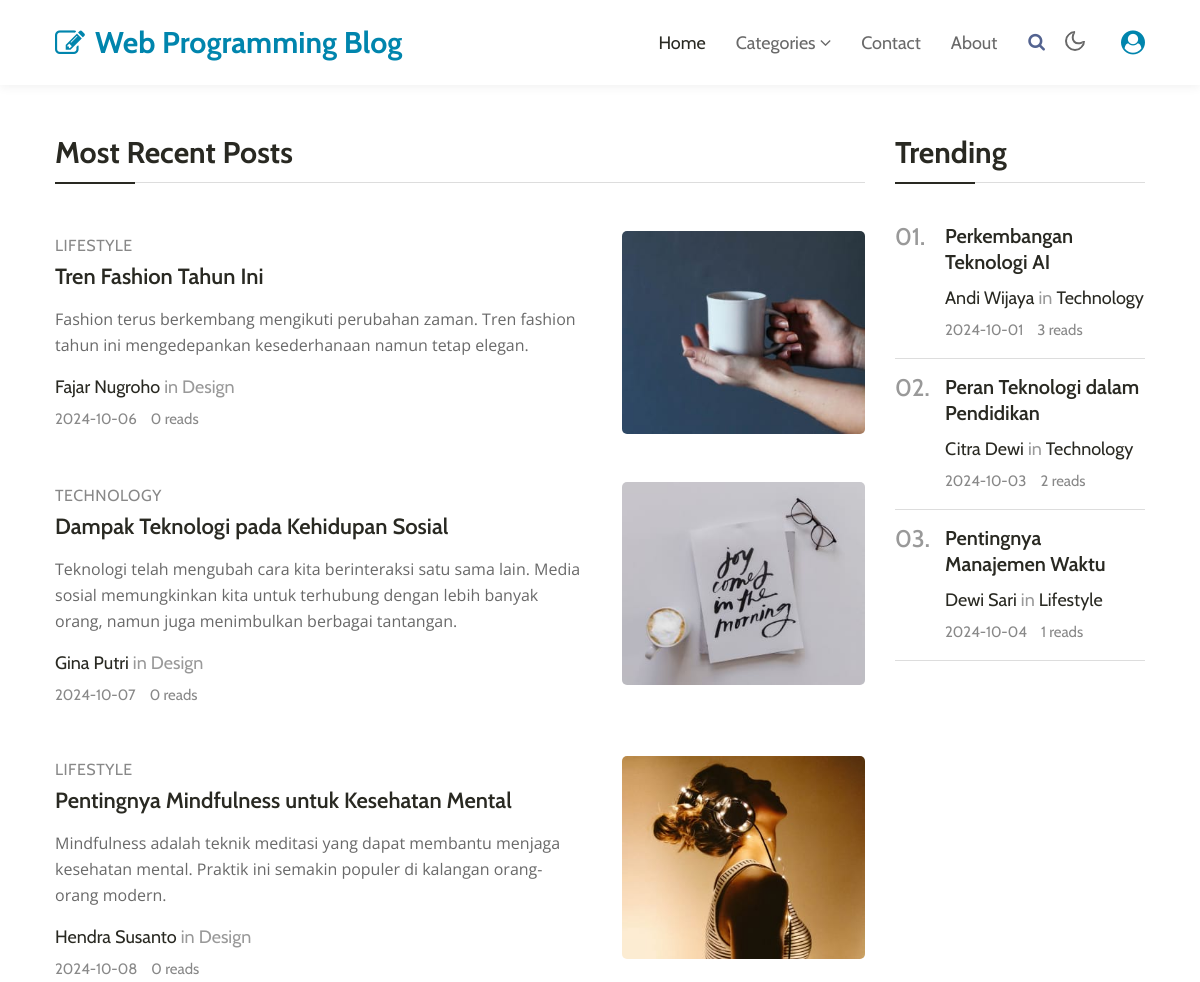
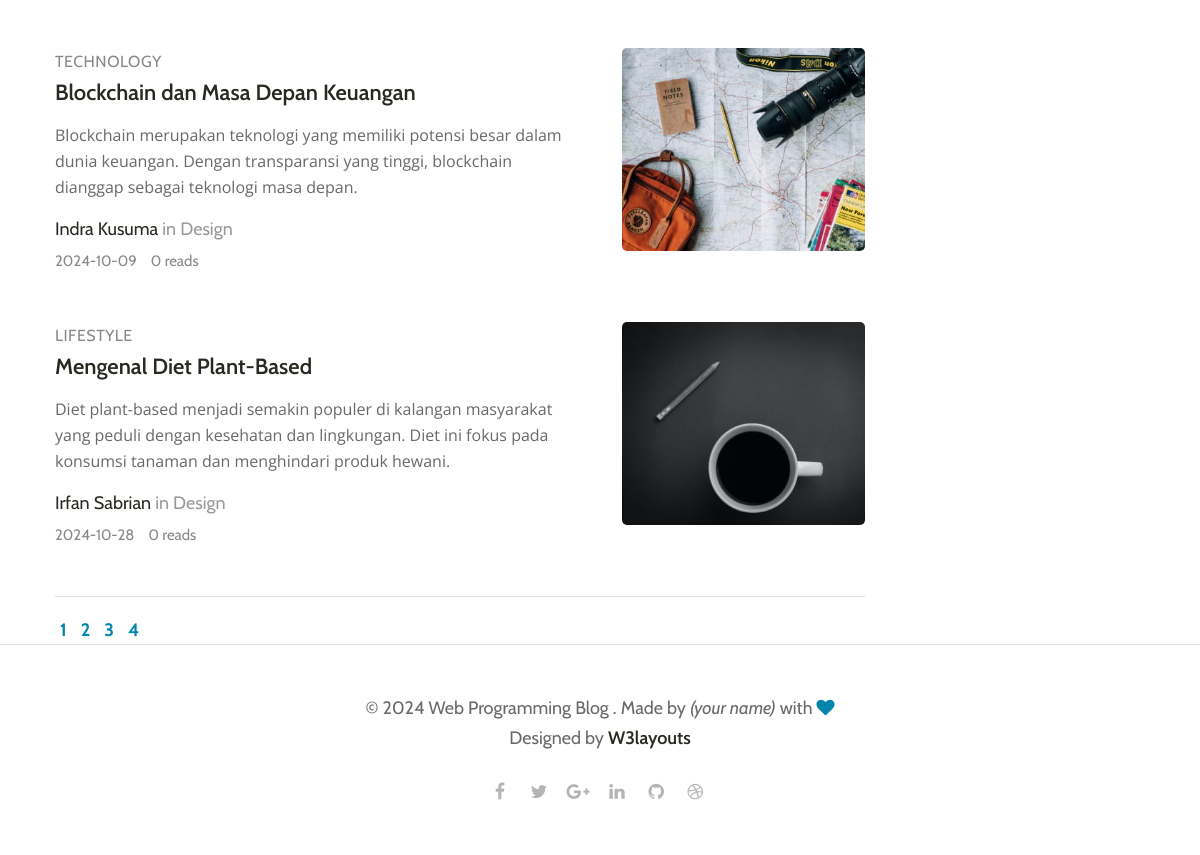
The app's page /index.php?page=2 with its own data (2 pictures, top to bottom).
### tables this page shows
CREATE TABLE `artikel` (
  `id` int(11) NOT NULL,
  `judul` varchar(255) NOT NULL,
  `isi` text NOT NULL,
  `kategori` enum('Technology','Lifestyle') NOT NULL,
  `author` varchar(100) NOT NULL,
  `tanggal_publikasi` date NOT NULL,
  `images` varchar(100) NOT NULL,
  `view` int(11) NOT NULL
);

### index.php (the view, shortened to what this page needs)
<?php
include('koneksi.php');
$limit = 5;
$page = isset($_GET['page']) ? (int)$_GET['page'] : 1;
$offset = ($page - 1) * $limit;
$total_sql = "SELECT COUNT(*) as total FROM artikel";
$total_result = $conn->query($total_sql);
$total_row = $total_result->fetch_assoc();
$total_articles = $total_row['total'];
$total_pages = ceil($total_articles / $limit);
$sql = "SELECT id, kategori, judul, isi, author, tanggal_publikasi, images, view FROM artikel LIMIT $limit OFFSET $offset";
$result = $conn->query($sql);
if ($result->num_rows > 0) {
    $artikels = [];
    while ($row = $result->fetch_assoc()) {
        $artikels[] = $row;
    }
} else {
    $artikels = [];
}
$sql_trending = "SELECT id, kategori, judul, isi, author, tanggal_publikasi, images, view FROM artikel ORDER BY view DESC LIMIT 3";
$result_trending = $conn->query($sql_trending);
if ($result_trending->num_rows > 0) {
    $trendings = [];
    while ($row = $result_trending->fetch_assoc()) {
        $trendings[] = $row;
    }
} else {
    $trendings = [];
}
?>
<!doctype html>
<html lang="en">
<head>
    <link rel="stylesheet" href="assets/css/style-starter.css">
</head>
<body>
    <header class="w3l-header">
        <nav class="navbar navbar-expand-lg navbar-light fill px-lg-0 py-0 px-3">
            <div class="container">
                <a class="navbar-brand" href="index.php">
                    <span class="fa fa-pencil-square-o"></span> Web Programming Blog
                </a>
                <div class="collapse navbar-collapse" id="navbarSupportedContent">
                    <ul class="navbar-nav ml-auto">
                        <li class="nav-item active">
                            <a class="nav-link" href="index.php">Home</a>
                        </li>
                        <li class="nav-item dropdown @@category__active">
                            <a class="nav-link dropdown-toggle" href="#" id="navbarDropdown" role="button"
                                data-toggle="dropdown" aria-haspopup="true" aria-expanded="false">
                                Categories <span class="fa fa-angle-down"></span>
                            </a>
                        </li>
                        <li class="nav-item @@contact__active">
                            <a class="nav-link" href="contact.html">Contact</a>
                        </li>
                        <li class="nav-item @@about__active">
                            <a class="nav-link" href="about.html">About</a>
                        </li>
                    </ul>
                    <div class="search-right mt-lg-0 mt-2">
                        <a href="#search" title="search"><span class="fa fa-search" aria-hidden="true"></span></a>
                    </div>
                    <div class="mobile-position">
                        <nav class="navigation">
                            <div class="theme-switch-wrapper">
                                <label class="theme-switch" for="checkbox">
                                    <div class="mode-container">
                                        <i class="gg-moon"></i>
                                    </div>
                                </label>
                            </div>
                        </nav>
                    </div>
                    <a href="dashboard.html" class="ml-3" title="Dashboard">
                        <span class="fa fa-user-circle fa-lg"></span>
                    </a>
                </div>
            </div>
        </nav>
    </header>
    <div class="w3l-homeblock1">
        <div class="container pt-lg-5 pt-md-4">
            <div class="row">
                <div class="col-lg-9 most-recent">
                    <h3 class="section-title-left">Most Recent posts </h3>
                    <div class="list-view">
                        <?php foreach ($artikels as $artikel): ?>
                            <div class="grids5-info img-block-mobile mt-5">
                                <div class="blog-info align-self">
                                    <span class="category"><?php echo htmlspecialchars($artikel['kategori']); ?></span>
                                    <a href="detail.php?id=<?php echo $artikel['id']; ?>" class="blog-desc mt-0"><?php echo htmlspecialchars($artikel['judul']); ?></a>
                                    <p><?php echo htmlspecialchars($artikel['isi']); ?></p>
                                    <div class="author align-items-center mt-3 mb-1">
                                        <a href="#author"><?php echo htmlspecialchars($artikel['author']); ?></a> in Design
                                    </div>
                                    <ul class="blog-meta">
                                        <li class="meta-item blog-lesson">
                                            <span class="meta-value"><?php echo htmlspecialchars($artikel['tanggal_publikasi']); ?></span>
                                        </li>
                                        <li class="meta-item blog-students">
                                            <span class="meta-value"><?php echo htmlspecialchars($artikel['view']); ?> reads</span>
                                        </li>
                                    </ul>
                                </div>
                                <a href="#blog-single" class="d-block zoom mt-md-0 mt-3"><img src="assets/images/<?php echo htmlspecialchars($artikel['images']); ?>"
                                        alt="" class="img-fluid radius-image news-image"></a>
                            </div>
                        <?php endforeach; ?>
                    </div>
                    <div class="pagination-wrapper mt-5">
                        <ul class="page-pagination">
                            <?php for ($i = 1; $i <= $total_pages; $i++): ?>
                                <li><a href="<?php echo $_SERVER['PHP_SELF']; ?>?page=<?php echo $i; ?>" class="<?php echo ($page == $i) ? 'active' : ''; ?>"><?php echo $i; ?></a></li>
                            <?php endfor; ?>
                        </ul>
                    </div>
                </div>
                <div class="col-lg-3 trending mt-lg-0 mt-5 mb-lg-5">
                    <div class="pos-sticky">
                        <h3 class="section-title-left">Trending </h3>
                        <?php foreach ($trendings as $index => $trending): ?>
                            <div class="grids5-info">
                                <h4><?php echo str_pad($index + 1, 2, '0', STR_PAD_LEFT); ?>.</h4>
                                <div class="blog-info">
                                    <a href="detail.php?id=<?php echo $trending['id']; ?>" class="blog-desc1"><?php echo htmlspecialchars($trending['judul']); ?></a>
                                    <div class="author align-items-center mt-2 mb-1">
                                        <a href="#author"><?php echo htmlspecialchars($trending['author']); ?></a> in <a href="#url"><?php echo htmlspecialchars($trending['kategori']); ?></a>
                                    </div>
                                    <ul class="blog-meta">
                                        <li class="meta-item blog-lesson">
                                            <span class="meta-value"><?php echo htmlspecialchars($trending['tanggal_publikasi']); ?></span>
                                        </li>
                                        <li class="meta-item blog-students">
                                            <span class="meta-value"><?php echo htmlspecialchars($trending['view']); ?> reads</span>
                                        </li>
                                    </ul>
                                </div>
                            </div>
                        <?php endforeach; ?>
                    </div>
                </div>
            </div>
        </div>
    </div>
    <footer class="w3l-footer-16">
        <div class="footer-content py-lg-5 py-4 text-center">
            <div class="container">
                <div class="copy-right">
                    <h6>© 2024 Web Programming Blog . Made by <i>(your name)</i> with <span class="fa fa-heart" aria-hidden="true"></span><br>Designed by
                        <a href="https://w3layouts.com">W3layouts</a>
                    </h6>
                </div>
                <ul class="author-icons mt-4">
                    <li><a class="facebook" href="#url"><span class="fa fa-facebook" aria-hidden="true"></span></a>
                    </li>
                    <li><a class="twitter" href="#url"><span class="fa fa-twitter" aria-hidden="true"></span></a></li>
                    <li><a class="google" href="#url"><span class="fa fa-google-plus" aria-hidden="true"></span></a>
                    </li>
                    <li><a class="linkedin" href="#url"><span class="fa fa-linkedin" aria-hidden="true"></span></a></li>
                    <li><a class="github" href="#url"><span class="fa fa-github" aria-hidden="true"></span></a></li>
                    <li><a class="dribbble" href="#url"><span class="fa fa-dribbble" aria-hidden="true"></span></a></li>
                </ul>
            </div>
        </div>
    </footer>
</body>
</html>

### records on screen
artikel: kategori "LIFESTYLE", judul "Tren Fashion Tahun Ini", isi "Fashion terus berkembang mengikuti perubahan zaman. Tren fashion tahun ini mengedepankan kesederhanaan namun tetap elegan.", author "Fajar Nugroho", tanggal_publikasi "2024-10-06", view "0", images (picture)
artikel: kategori "TECHNOLOGY", judul "Dampak Teknologi pada Kehidupan Sosial", isi "Teknologi telah mengubah cara kita berinteraksi satu sama lain. Media sosial memungkinkan kita untuk terhubung dengan lebih banyak orang, namun juga menimbulkan berbagai tantangan.", author "Gina Putri", tanggal_publikasi "2024-10-07", view "0", images (picture)
artikel: kategori "LIFESTYLE", judul "Pentingnya Mindfulness untuk Kesehatan Mental", isi "Mindfulness adalah teknik meditasi yang dapat membantu menjaga kesehatan mental. Praktik ini semakin populer di kalangan orang-orang modern.", author "Hendra Susanto", tanggal_publikasi "2024-10-08", view "0", images (picture)
artikel: kategori "TECHNOLOGY", judul "Blockchain dan Masa Depan Keuangan", isi "Blockchain merupakan teknologi yang memiliki potensi besar dalam dunia keuangan. Dengan transparansi yang tinggi, blockchain dianggap sebagai teknologi masa depan.", author "Indra Kusuma", tanggal_publikasi "2024-10-09", view "0", images (picture)
artikel: kategori "LIFESTYLE", judul "Mengenal Diet Plant-Based", isi "Diet plant-based menjadi semakin populer di kalangan masyarakat yang peduli dengan kesehatan dan lingkungan. Diet ini fokus pada konsumsi tanaman dan menghindari produk hewani.", author "Irfan Sabrian", tanggal_publikasi "2024-10-28", view "0", images (picture)
artikel: index "01", judul "Perkembangan Teknologi AI", author "Andi Wijaya", kategori "Technology", tanggal_publikasi "2024-10-01", view "3"
artikel: index "02", judul "Peran Teknologi dalam Pendidikan", author "Citra Dewi", kategori "Technology", tanggal_publikasi "2024-10-03", view "2"
artikel: index "03", judul "Pentingnya Manajemen Waktu", author "Dewi Sari", kategori "Lifestyle", tanggal_publikasi "2024-10-04", view "1"
